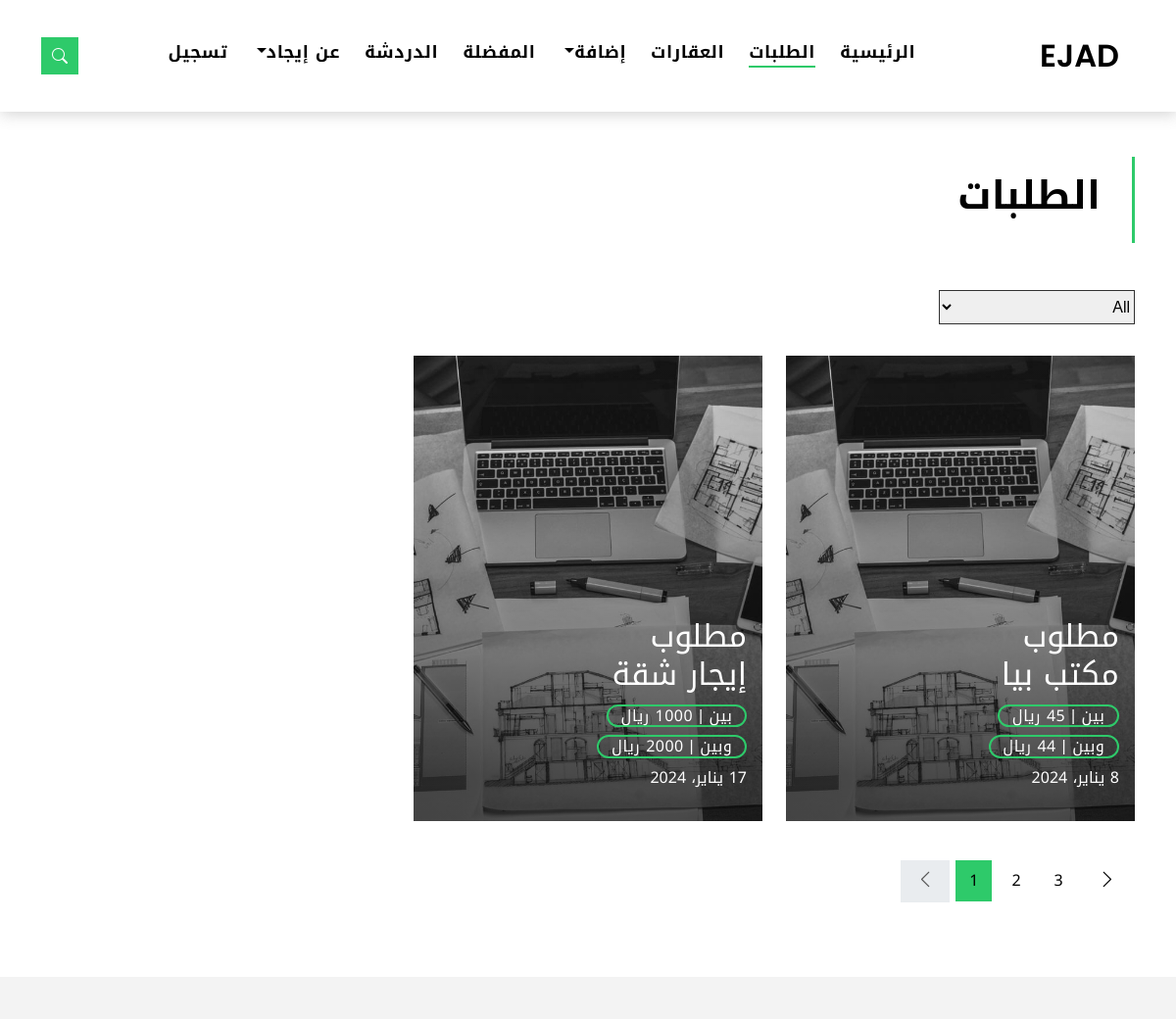
The page /order/order_grid (upper part) on the database as committed earlier.
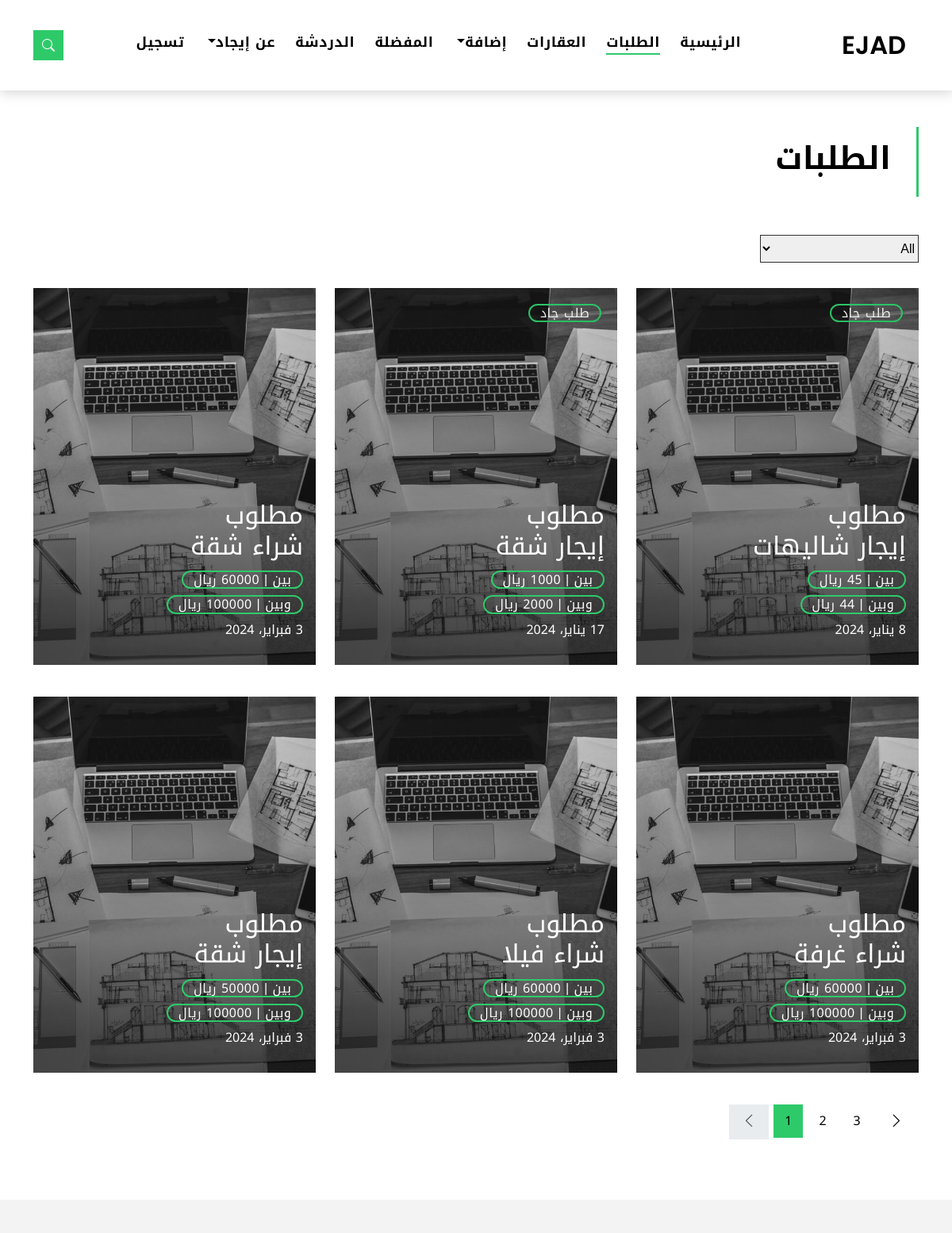
The same page on the database as committed later.
### order/models.py (models this page shows, shortened)
class Order(models.Model):
    area = models.ForeignKey(Area, on_delete=models.DO_NOTHING, null=True)
    customer = models.ForeignKey(Customer, on_delete=models.DO_NOTHING)
    title = models.CharField(max_length=100, null=True)
    order_type = models.CharField(max_length=100, null=True)
    order_date = models.DateField(default=timezone.now)
    state = models.BooleanField(default=False)
    start_price = models.IntegerField(null=True)
    end_price = models.IntegerField(null=True)
    room_number = models.IntegerField(null=True)
    floor = models.CharField(max_length=100, null=True)
    location = models.CharField(max_length=150, null=True)
    details = models.TextField(null=True)
    build_year = models.CharField(max_length=100, null=True)
    bathrooms = models.CharField(max_length=100, null=True)
    hall_room = models.CharField(max_length=100, null=True)
    floor_room = models.CharField(max_length=100, null=True)
    street_number = models.CharField(max_length=100, null=True)
    housetype = models.CharField(max_length=100, null=True)
    space = models.IntegerField(null=True)
    basement = models.BooleanField(default=False)
    pool = models.BooleanField(default=False)
    kitchen = models.BooleanField(default=False)
    furnished = models.BooleanField(default=False)
    elevator = models.BooleanField(default=False)
    appendix = models.BooleanField(default=False)
    roof = models.BooleanField(default=False)
    modern = models.BooleanField(default=False)

### order/views.py (the view)
# urls.py: path('order_grid', views.order_grid, name='order_grid'),
def order_grid(request):
    context = {
        'orders': Order.objects.all(),
    }
    return render(request, 'order/order_grid.html', context)

### templates/order/order_grid.html (shortened to what this page needs)
{% extends 'base.html' %}
{% load static %}
{% block content %}
  <main id="main">
    <section class="intro-single">
      <div class="container">
        <div class="row">
          <div class="col-md-12 col-lg-8">
            <div class="title-single-box">
              <h1 class="title-single">الطلبات</h1>
            </div>
          </div>
        </div>
      </div>
    </section>
    <section class="property-grid grid">
      <div class="container">
        <div class="row">
          <div class="col-sm-12">
            <div class="grid-option">
              <form>
                <select class="custom-select">
                  <option selected>All</option>
                </select>
              </form>
            </div>
          </div>
          {% for order in orders %}
          <div class="col-md-4">
            <div class="card-box-a card-shadow">
              <a href="{% url 'order_single' %}">
              <div class="img-box-a">
                <img src="{% static 'assets/img/about-1.jpg' %}" alt="" class="img-a img-fluid">
              </div>
              <div class="card-overlay">
                {% if order.state == True %}
                <div class="price-box d-flex" style="margin: 20px;">
                  <span class="price-a">طلب جاد</span>
                </div>
                {% endif %}
                <div class="card-overlay-a-content">
                  <div class="card-header-a">
                    <h2 class="card-title-a">
                      مطلوب
                        <br />{{order.title}} {{order.order_type}}
                    </h2>
                  </div>
                  <div class="card-body-a">
                    <div class="price-box d-flex">
                      <span class="price-a">بين | {{order.start_price}} ريال</span>
                    </div>
                    <div class="price-box d-flex">
                      <span class="price-a">وبين | {{order.end_price}} ريال</span>
                    </div>
                    <a href="{% url 'order_single' %}" class="link-a">{{order.order_date}}
                    </a>
                  </div>
                </div>
              </div>
            </a>
            </div>
          </div>
          {% endfor %}
        </div>
        <div class="row">
          <div class="col-sm-12">
            <nav class="pagination-a">
              <ul class="pagination justify-content-end">
                <li class="page-item disabled">
                  <a class="page-link" href="#" tabindex="-1">
                    <span class="bi bi-chevron-left"></span>
                  </a>
                </li>
                <li class="page-item active">
                  <a class="page-link" href="#">1</a>
                </li>
                <li class="page-item">
                  <a class="page-link" href="#">2</a>
                </li>
                <li class="page-item">
                  <a class="page-link" href="#">3</a>
                </li>
                <li class="page-item next">
                  <a class="page-link" href="#">
                    <span class="bi bi-chevron-right"></span>
                  </a>
                </li>
              </ul>
            </nav>
          </div>
        </div>
      </div>
    </section>
  </main>
  {% endblock %}

### templates/base.html (shortened to what this page needs)
{% load static %}
<!DOCTYPE html>
<html lang="en">
<head>
  <link href="{% static 'assets/vendor/animate.css/animate.min.css' %}" rel="stylesheet">
  <link href="{% static 'assets/vendor/bootstrap/css/bootstrap.min.css' %}" rel="stylesheet">
  <link href="{% static 'assets/vendor/bootstrap-icons/bootstrap-icons.css' %}" rel="stylesheet">
  <link href="{% static 'assets/vendor/swiper/swiper-bundle.min.css' %}" rel="stylesheet">
  <link href="{% static 'assets/css/style.css' %}" rel="stylesheet">
</head>
<body>
{% include 'parts/nav.html' %}
{% block content %}
{% endblock %}
{% include 'parts/footer.html' %}
</body>
</html>

### templates/parts/nav.html (shortened to what this page needs)
{% load static %}
  <nav class="navbar navbar-default navbar-trans navbar-expand-lg fixed-top">
    <div class="container">
      <a class="navbar-brand text-brand" href="{% url 'index' %}">EJAD</a>
      <div class="navbar-collapse collapse justify-content-center" id="navbarDefault">
        <ul class="navbar-nav">
          <li class="nav-item">
            <a class="nav-link {% if request.resolver_match.url_name == 'index' %}active{% endif %}" href="{% url 'index' %}">الرئيسية</a>
          </li>
          <li class="nav-item">
            <a class="nav-link {% if request.resolver_match.url_name == 'order_grid' %}active{% endif %}" href="{% url 'order_grid' %}">الطلبات</a>
          </li>
          <li class="nav-item">
            <a class="nav-link {% if request.resolver_match.url_name == 'property_grid' %}active{% endif %}" href="{% url 'property_grid' %}">العقارات</a>
          </li>
          <li class="nav-item dropdown">
            <a class="nav-link dropdown-toggle" href="#" id="navbarDropdown" role="button" data-bs-toggle="dropdown" aria-haspopup="true" aria-expanded="false">إضافة</a>
          </li>
          <li class="nav-item">
            <a class="nav-link {% if request.resolver_match.url_name == 'fave' %}active{% endif %}" href="{% url 'fave' %}">المفضلة</a>
          </li>
          <li class="nav-item">
            <a class="nav-link {% if request.resolver_match.url_name == 'chat' %}active{% endif %}" href="{% url 'chat' %}">الدردشة</a>
          </li>
          <li class="nav-item dropdown">
            <a class="nav-link dropdown-toggle {% if request.resolver_match.url_name == 'about' %}active{% endif %}" href="#" id="navbarDropdown" role="button" data-bs-toggle="dropdown" aria-haspopup="true" aria-expanded="false">عن إيجاد</a>
          </li>
          <li class="nav-item">
            <a class="nav-link {% if request.resolver_match.url_name == 'signup' %}active{% endif %}" href="{% url 'signup' %}">تسجيل</a>
          </li>
        </ul>
      </div>
      <button type="button" class="btn btn-b-n navbar-toggle-box navbar-toggle-box-collapse" data-bs-toggle="collapse" data-bs-target="#navbarTogglerDemo01">
        <i class="bi bi-search"></i>
      </button>
    </div>
  </nav>

### templates/parts/footer.html (shortened to what this page needs)
  <section class="section-footer">
  </section>

Rows that differ between the two databases and show on the page:
changed Order: title "مكتب" → "إيجار"; order_type "بيا" → "شاليهات"; now shows "طلب جاد"
changed Order "17 يناير، 2024": now shows "طلب جاد"
added Order: title "شراء", order_type "شقة", start_price "60000", end_price "100000", order_date "3 فبراير، 2024"
added Order: title "شراء", order_type "غرفة", start_price "60000", end_price "100000", order_date "3 فبراير، 2024"
added Order: title "شراء", order_type "فيلا", start_price "60000", end_price "100000", order_date "3 فبراير، 2024"
added Order: title "إيجار", order_type "شقة", start_price "50000", end_price "100000", order_date "3 فبراير، 2024"
